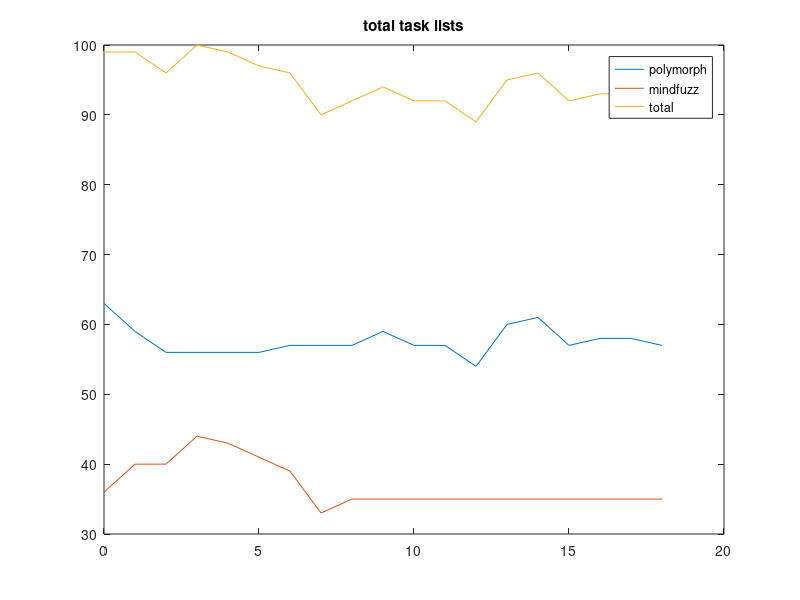
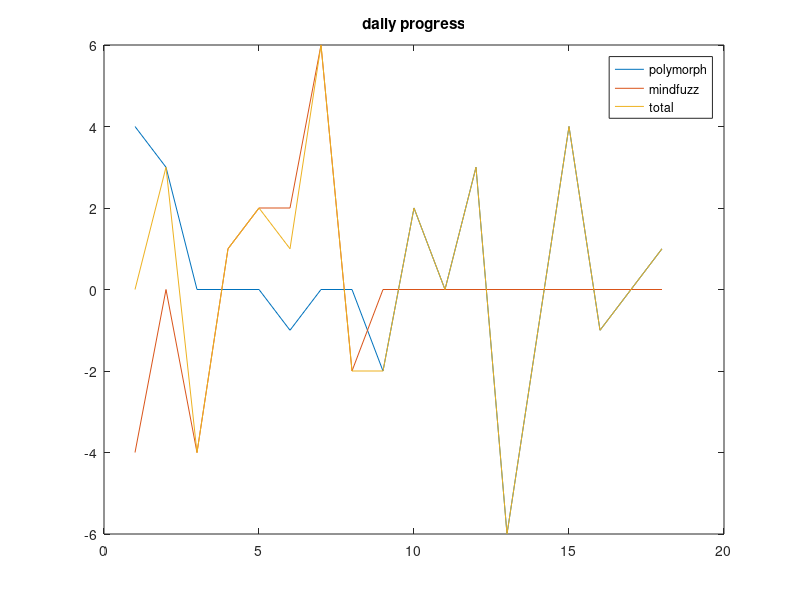

Recreate these plots in MATLAB, in order.
close all
clear all

polymorph_pixel_tasks = [63,59,56,56,56,56,57,57,57,59,57,57,54,60,61,...
    57,58,58,57]';
mindfuzz_design_tasks = [36,40,40,44,43,41,39,33,35,35,35,35,35,35,35,...
    35,35,35,35]';
total_design_tasks = polymorph_pixel_tasks + mindfuzz_design_tasks;

l = length(polymorph_pixel_tasks);

x = linspace(0, l-1, l);

polymorph_deltas = polymorph_pixel_tasks(2:l) -...
    polymorph_pixel_tasks(1:l-1);
mindfuzz_deltas = mindfuzz_design_tasks(2:l) -...
    mindfuzz_design_tasks(1:l-1);
total_deltas = polymorph_deltas + mindfuzz_deltas;

figure
plot(x,polymorph_pixel_tasks);
hold on
plot(x,mindfuzz_design_tasks);
plot(x,total_design_tasks);
title('total task lists');
legend('polymorph','mindfuzz','total');

figure
plot(-1*polymorph_deltas);
hold on
plot(-1*mindfuzz_deltas);
plot(-1*total_deltas);
title('daily progress');
legend('polymorph', 'mindfuzz', 'total');
